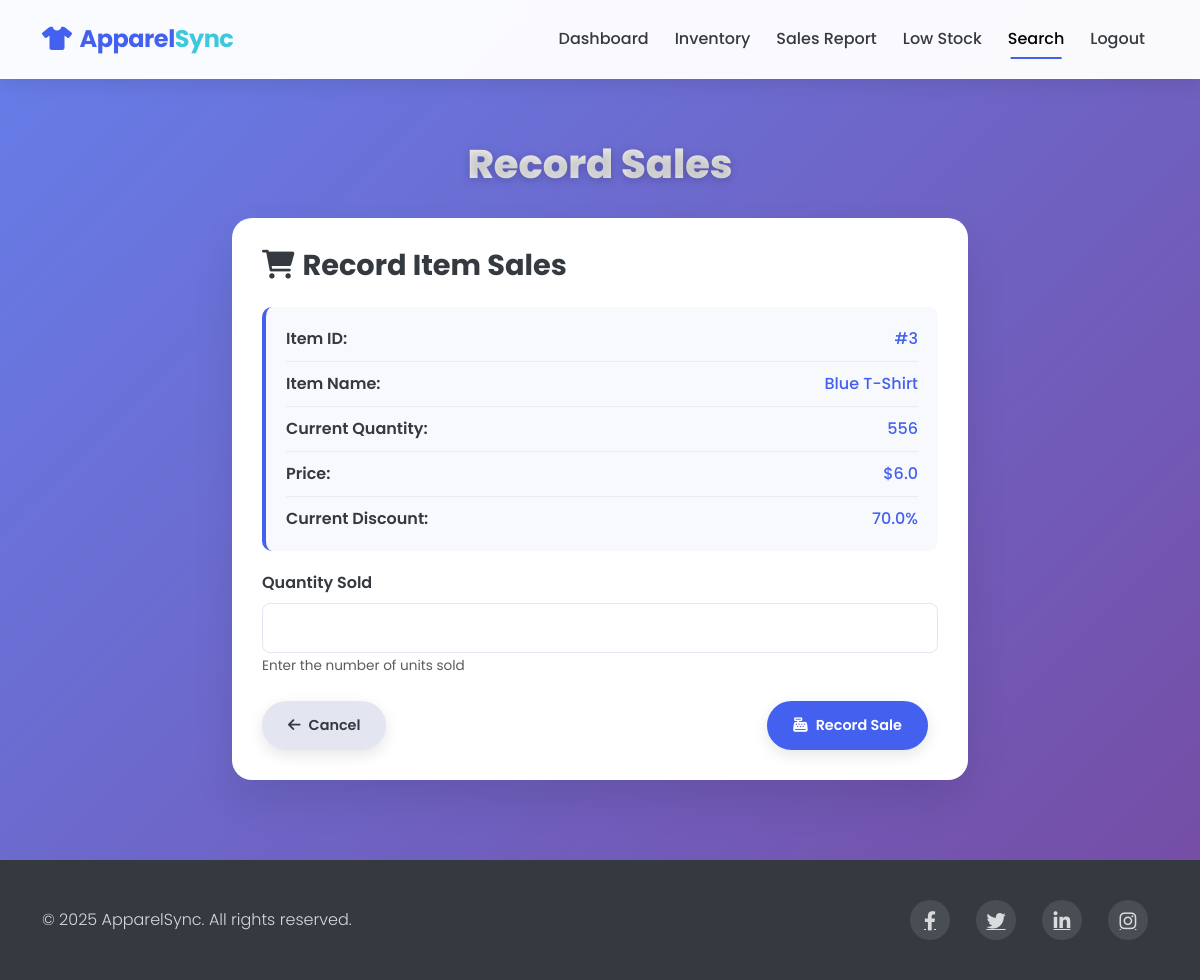
The app's page /dashboard/add_sales?id=3 (signed in), older data.
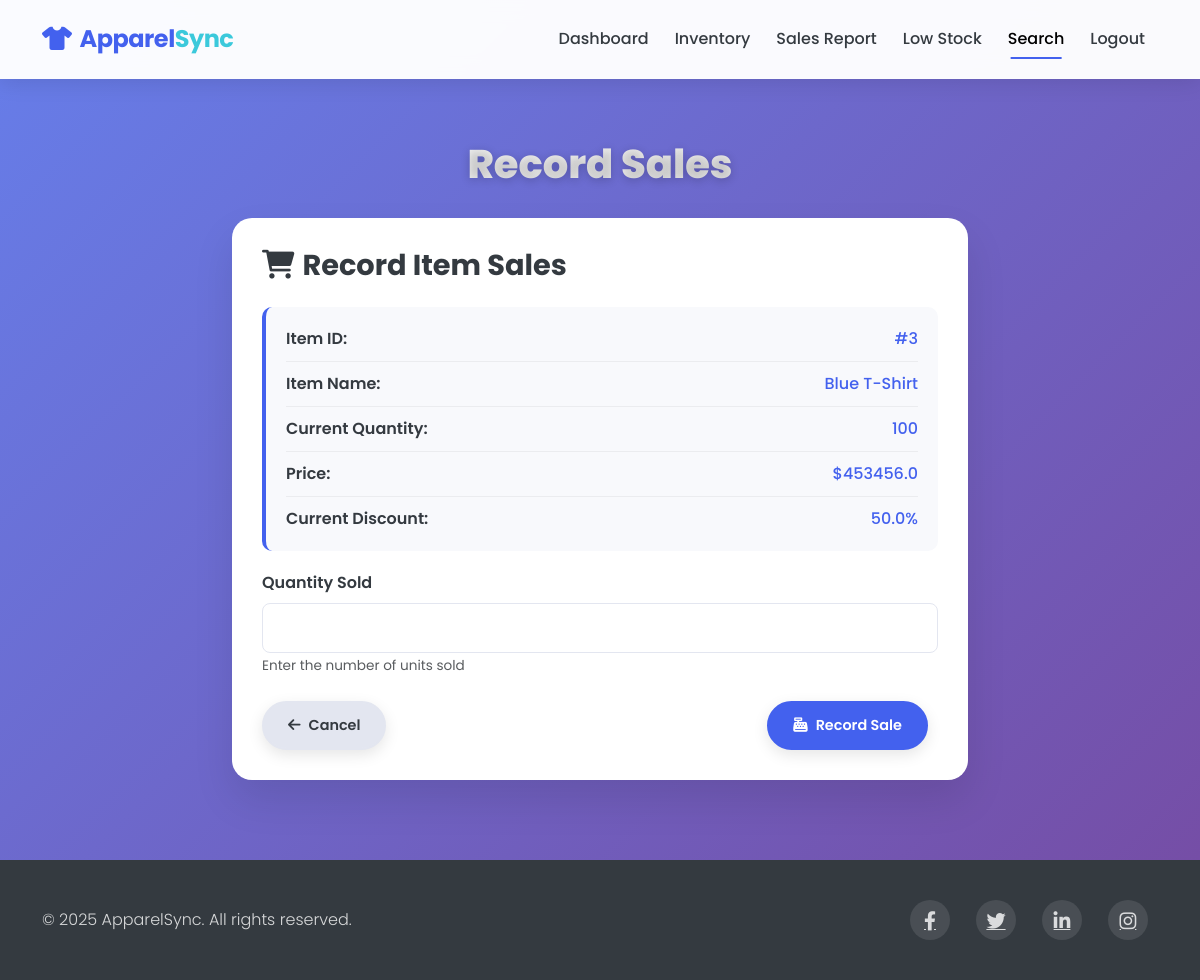
The same page, newer data.
### models.py (models this page shows)
class InventoryItem(db.Model):
    id = db.Column(db.Integer, primary_key=True)
    item_name = db.Column(db.String(100), nullable=False)
    quantity = db.Column(db.Integer, nullable=False)
    price = db.Column(db.Float, nullable=False)
    discount = db.Column(db.Float, default=0.0)
    sales = db.relationship('Sale', backref='item', lazy=True)
    low_stock_alerts = db.relationship('LowStock', backref='item', lazy=True)

### routes.py (the view, shortened to what this page needs)
@app.route('/dashboard/add_sales', methods=['GET', 'POST'])
@login_required
def add_sales():
    item_id = request.args.get('id')
    selected_item = None
    if item_id:
        selected_item = InventoryItem.query.get(int(item_id))
    inventory = InventoryItem.query.all()
    return render_template('add_sales.html', inventory=inventory, selected_item=selected_item)

### app.py (called while the page is built)
@login_manager.user_loader
def load_user(user_id):
    return User.query.get(int(user_id))

### templates/add_sales.html (shortened to what the changed rows need)
<!DOCTYPE html>
<html lang="en">
<head>
    <link href="https://cdn.jsdelivr.net/npm/bootstrap@5.3.0-alpha1/dist/css/bootstrap.min.css" rel="stylesheet">
    <link rel="stylesheet" href="https://cdnjs.cloudflare.com/ajax/libs/font-awesome/6.0.0/css/all.min.css">
</head>
<body>
    <section class="content-section">
        <div class="container">
            <h1 class="page-title">Record Sales</h1>
            <div class="row justify-content-center">
                <div class="col-lg-8">
                    <div class="form-card">
                        <form action="/dashboard/add_sales" method="POST">
                            {% if selected_item %}
                                <div class="item-details">
                                    <div class="item-detail-row">
                                        <span class="item-detail-label">Item ID:</span>
                                        <span class="item-detail-value">#{{ selected_item.id }}</span>
                                    </div>
                                    <div class="item-detail-row">
                                        <span class="item-detail-label">Item Name:</span>
                                        <span class="item-detail-value">{{ selected_item.item_name }}</span>
                                    </div>
                                    <div class="item-detail-row">
                                        <span class="item-detail-label">Current Quantity:</span>
                                        <span class="item-detail-value">{{ selected_item.quantity }}</span>
                                    </div>
                                    <div class="item-detail-row">
                                        <span class="item-detail-label">Price:</span>
                                        <span class="item-detail-value">${{ selected_item.price }}</span>
                                    </div>
                                    {% if selected_item.discount %}
                                    <div class="item-detail-row">
                                        <span class="item-detail-label">Current Discount:</span>
                                        <span class="item-detail-value">{{ selected_item.discount }}%</span>
                                    </div>
                                    {% endif %}
                                </div>
                            {% else %}
                                <div class="form-group">
                                    <label for="item_id" class="form-label">Item ID</label>
                                    <input type="number" class="form-control" id="item_id" name="item_id" required>
                                    <small class="text-muted">Enter the ID of the item being sold</small>
                                </div>
                            {% endif %}
                        </form>
                    </div>
                </div>
            </div>
        </div>
    </section>
</body>
</html>

Row changes from the older to the newer data that the page shows:
changed InventoryItem "Blue T-Shirt": quantity "556" → "100"; price "6.0" → "453456.0"; discount "70.0" → "50.0"
